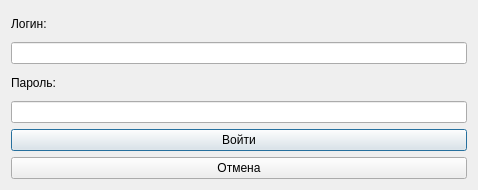
<?xml version="1.0" encoding="UTF-8"?>
<ui version="4.0">
 <class>AuthDialog</class>
 <widget class="QDialog" name="AuthDialog">
  <property name="geometry">
   <rect>
    <x>0</x>
    <y>0</y>
    <width>478</width>
    <height>190</height>
   </rect>
  </property>
  <property name="windowTitle">
   <string>Dialog</string>
  </property>
  <layout class="QVBoxLayout" name="verticalLayout">
   <item>
    <widget class="QLabel" name="label">
     <property name="text">
      <string>Логин:</string>
     </property>
    </widget>
   </item>
   <item>
    <widget class="QLineEdit" name="loginEdit"/>
   </item>
   <item>
    <widget class="QLabel" name="label_2">
     <property name="text">
      <string>Пароль:</string>
     </property>
    </widget>
   </item>
   <item>
    <widget class="QLineEdit" name="passwordEdit"/>
   </item>
   <item>
    <widget class="QPushButton" name="loginButton">
     <property name="text">
      <string>Войти</string>
     </property>
    </widget>
   </item>
   <item>
    <widget class="QPushButton" name="cancelButton">
     <property name="text">
      <string>Отмена</string>
     </property>
    </widget>
   </item>
  </layout>
 </widget>
 <resources/>
 <connections/>
</ui>
